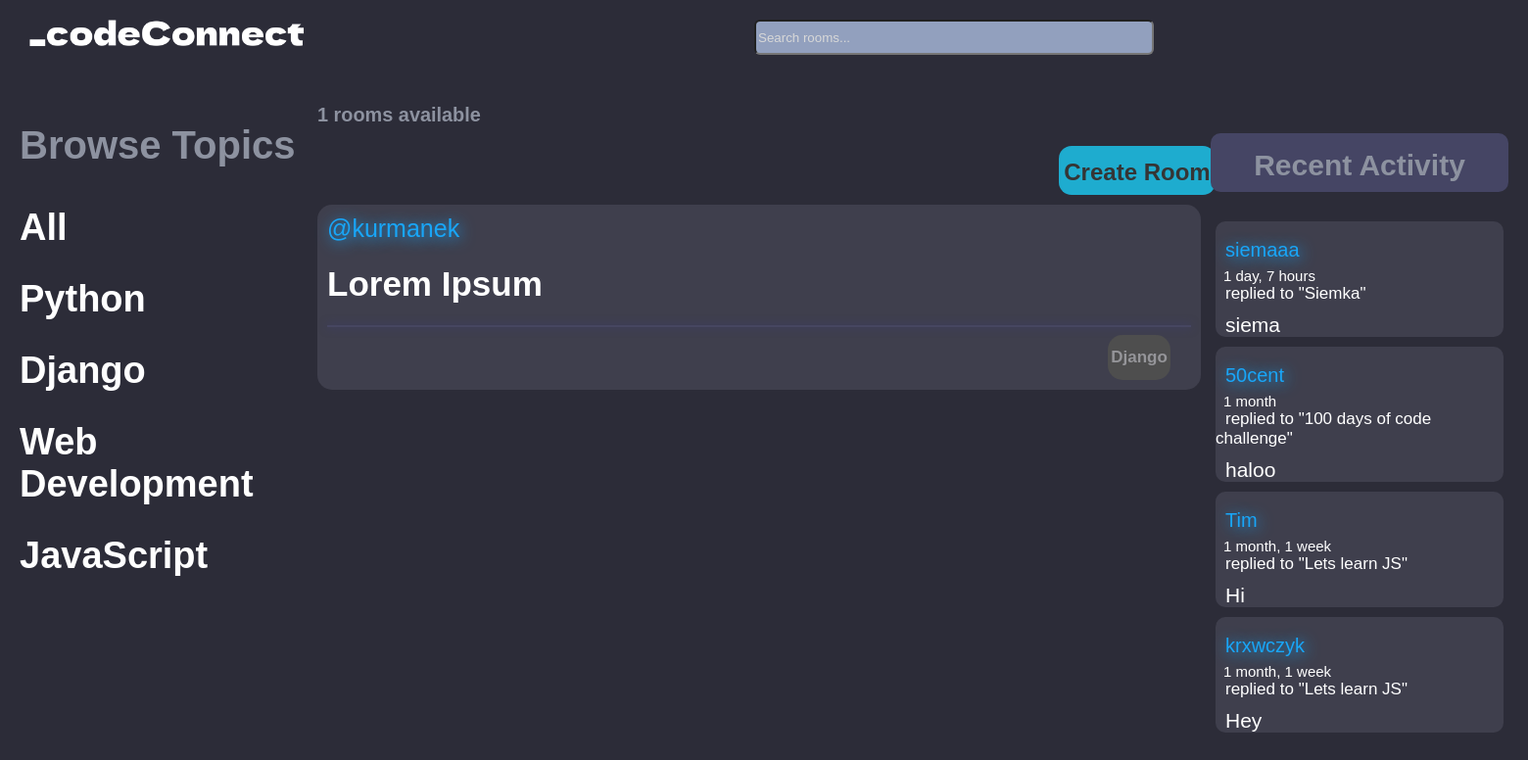
Before: /?q=Django with the older database file.
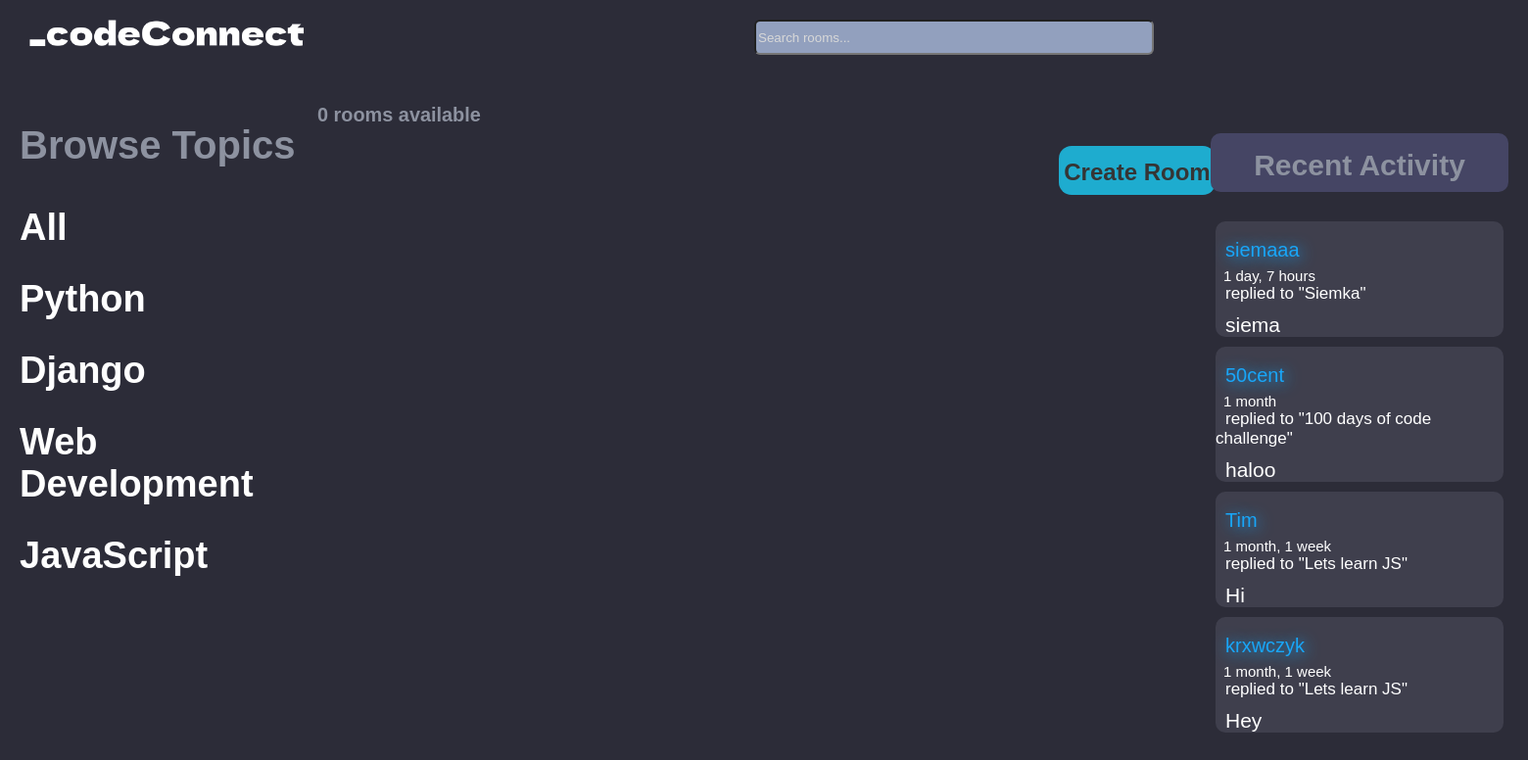
After: the same page with the newer database file.
### base/models.py (models this page shows)
class Topic(models.Model):
    name = models.CharField(max_length=200)
    def __str__(self):
        return self.name

class Room(models.Model):
    host = models.ForeignKey(User, on_delete=models.SET_NULL, null=True)
    topic = models.ForeignKey(Topic, on_delete=models.SET_NULL, null=True)
    name = models.CharField(max_length=200)
    description = models.TextField(null=True, blank=True)
    participants = models.ManyToManyField(User, related_name='participants', blank=True)
    updated = models.DateTimeField(auto_now=True)
    created = models.DateTimeField(auto_now_add=True)
    class Meta:
        ordering = ['-updated', '-created']
    def __str__(self):
        return self.name

class Message(models.Model):
    user = models.ForeignKey(User, on_delete=models.CASCADE)
    room = models.ForeignKey(Room, on_delete=models.CASCADE)
    body = models.TextField()
    updated = models.DateTimeField(auto_now=True)
    created = models.DateTimeField(auto_now_add=True)
    class Meta:
        ordering = ['-updated', '-created']
    def __str__(self):
        return self.body[0:50]

### base/views.py (the view)
# urls.py: path('', views.home, name="home"),
def home(request):
    q = request.GET.get('q') if request.GET.get('q') != None else ''
    rooms = Room.objects.filter(
        Q(topic__name__icontains=q) |
        Q(name__icontains=q) |
        Q(description__icontains=q)
        )
    topics = Topic.objects.all()
    room_count = rooms.count()
    room_messages = Message.objects.all()
    context = {'rooms': rooms, 'topics':topics,
               'room_count': room_count,
               'room_messages':room_messages}
    return render(request, 'base/home.html', context)

### base/templates/base/home.html (shortened to what this page needs)
{% extends 'main.html' %}
{% block content %}
<div class="home-container">
    <div class="topics">
        <h3>Browse Topics</h3>
        <div class="topic_name">
            <a href="{% url 'home' %}">All</a>
        </div>
        {% for topic in topics %}
            <div class="topic_name">
                <a href="{% url 'home' %}?q={{topic.name}}">{{topic.name}}</a>
            </div>
        {% endfor %}
    </div>
    <div class="available">
        <div class="create">
        <h3>{{room_count}} rooms available</h3>
        <div class="btn"><a href="{% url 'create-room' %}">Create Room</a></div>
        </div>
        <div class="rooms">
            {% for room in rooms %}
            <div class="room">
                <span>@{{room.host.username}}</span>
                <h5><a href="/room/{{room.id}}">{{room.name}}</a></h5>
                <hr>
                <div class="room_topic"><small>{{room.topic}}</small></div>
            </div>
            {% endfor %}
        </div>
    </div>
    <div class="activity">
        <h3>Recent Activity</h3>
        {% for message in room_messages %}
            <div class="message">
                <small><div class="user">{{message.user}}</div><div class="time"> {{message.created|timesince}}</div></small>
                <small class="reply">replied to "{{message.room}}"</small>
                <p>{{message}}</p>
            </div>
        {% endfor %}
    </div>
</div>
{% endblock %}

Changed rows visible on the page:
removed Room: host.username "kurmanek", name "Lorem Ipsum", topic "Django"
Other visible differences:
{{ room_count }}: "1" → "0"
